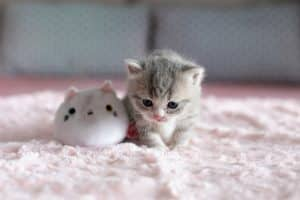
#> input picture testing_tutorials/Photos/cat.jpg, 300 x 200 px
$ python contours.py
#> lines starting #> are read from the running program, lines starting #| are printed output that depends on the picture; after the words box and inside, x2 and y2 are one past the last pixel; in counts of white or black regions, pixels touching at a corner belong together
import cv2 as cv
import numpy as np

img = cv.imread('Photos/cat.jpg')
#> img is the input picture: shape (200, 300, 3); mean B, G, R 161.9, 157.9, 164.9
cv.imshow('Cats', img)

blank = np.zeros(img.shape, dtype='uint8')
cv.imshow('Blank', blank)

gray = cv.cvtColor(img, cv.COLOR_BGR2GRAY)
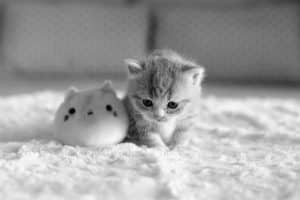
#> gray: shape (200, 300); min 0, max 254, mean 160.4
cv.imshow('Gray', gray)

blur = cv.GaussianBlur(gray, (5,5), cv.BORDER_DEFAULT)
cv.imshow('Blur', blur)

canny = cv.Canny(blur, 100, 175)
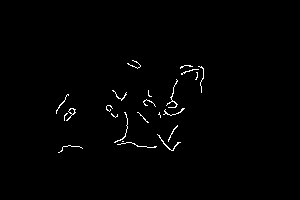
#> canny: shape (200, 300); 0.97% white in thin lines or dots, all inside (x1, y1, x2, y2) = (56, 60, 204, 153)
cv.imshow('Canny Edges', canny)

ret, thresh = cv.threshold(gray, 175, 255, cv.THRESH_BINARY)
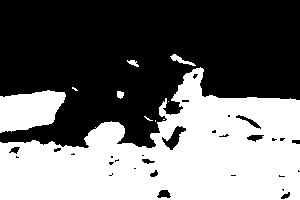
#> thresh: shape (200, 300); 43.1% white; 10 white regions (5 under 20 px)
cv.imshow('Thresh', thresh)

#contours
contours, hierarchies = cv.findContours(thresh, cv.RETR_LIST, cv.CHAIN_APPROX_NONE)
#> contours = 38 contours, 21 with area under 20; largest, box (x1, y1, x2, y2) and area: (0, 67, 300, 200) 23879, (0, 90, 66, 133) 1970, (161, 125, 187, 151) 260, (235, 114, 262, 130) 115, (156, 189, 172, 199) 96
print(f'{len(contours)} contour(s) found')
#| 38 contour(s) found

cv.drawContours(blank, contours, -1, (0,0,255), 1)
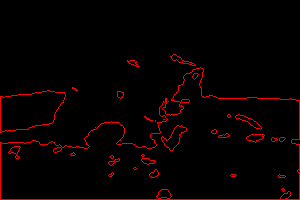
#> blank: shape (200, 300, 3); mean of channels 0, 1, 2 0, 0, 7.7; drawn as B, G, R
cv.imshow('Contours Drawn', blank)


cv.waitKey(0)

$ run again, with testing_tutorials/Photos/Gardengnome_face.jpg copied over testing_tutorials/Photos/cat.jpg
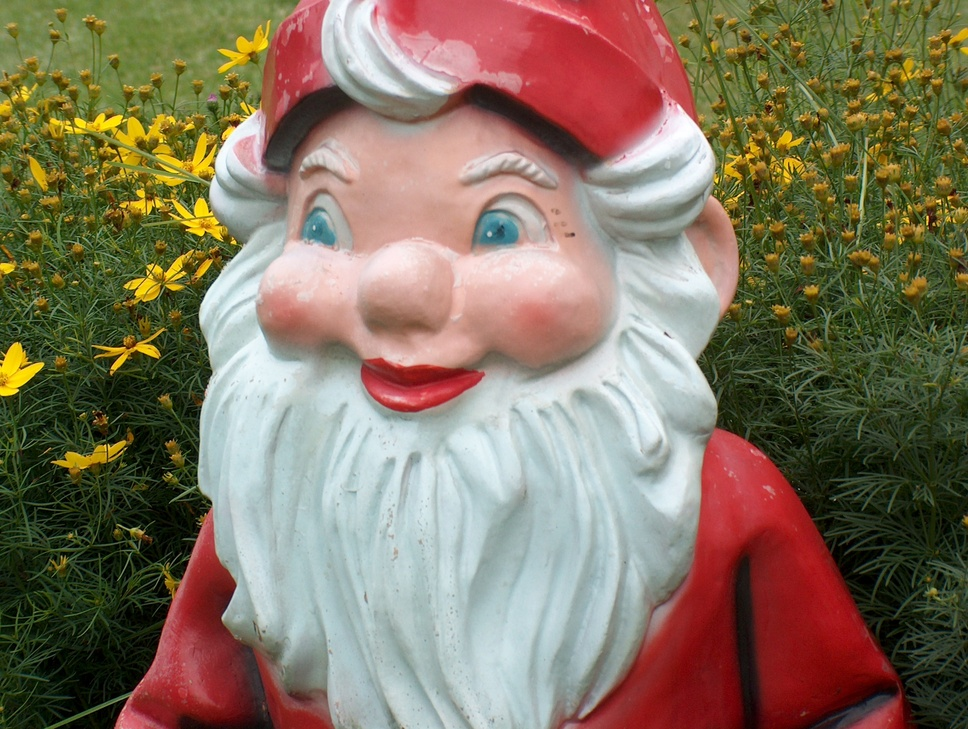
#> input picture testing_tutorials/Photos/Gardengnome_face.jpg, 968 x 729 px, shrunk from 2272 x 1712 before the run
#> img is the input picture: shape (729, 968, 3); mean B, G, R 96, 116.1, 130.7
#> canny: shape (729, 968); 1.5% white in thin lines or dots
#> `ret, thresh = cv.threshold(gray, 175, 255, cv.THRESH_BINARY)`:
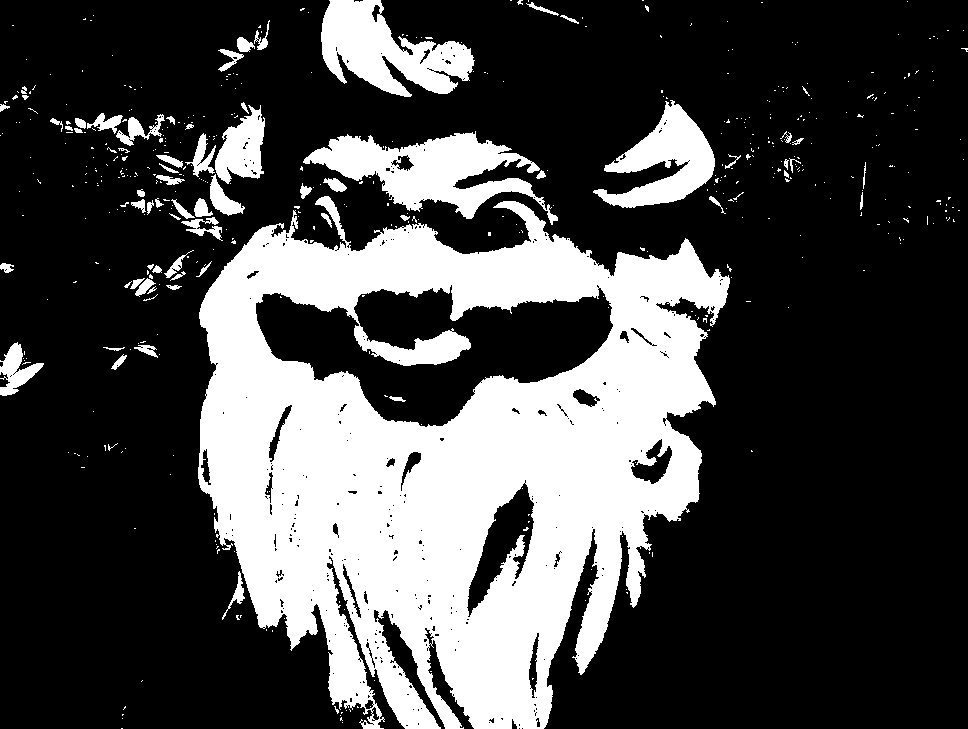
#> thresh: shape (729, 968); 28% white; 494 white regions (427 under 20 px)
#> contours = 913 contours, 818 with area under 20; largest, box (x1, y1, x2, y2) and area: (198, 196, 730, 729) 194066, (255, 284, 614, 428) 27656, (303, 131, 558, 225) 9658, (321, 0, 475, 97) 8006, (593, 100, 715, 208) 5768
#| 913 contour(s) found
#> `cv.drawContours(blank, contours, -1, (0,0,255), 1)`:
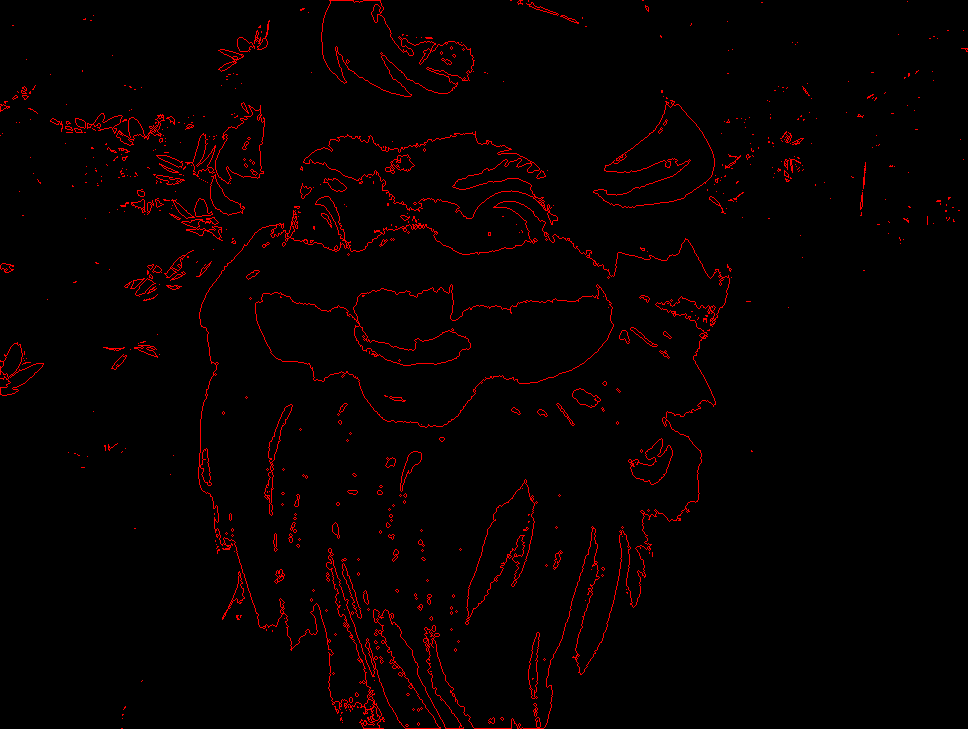
#> blank: shape (729, 968, 3); mean of channels 0, 1, 2 0, 0, 6; drawn as B, G, R

$ run again, with testing_tutorials/Photos/Group.jpg copied over testing_tutorials/Photos/cat.jpg
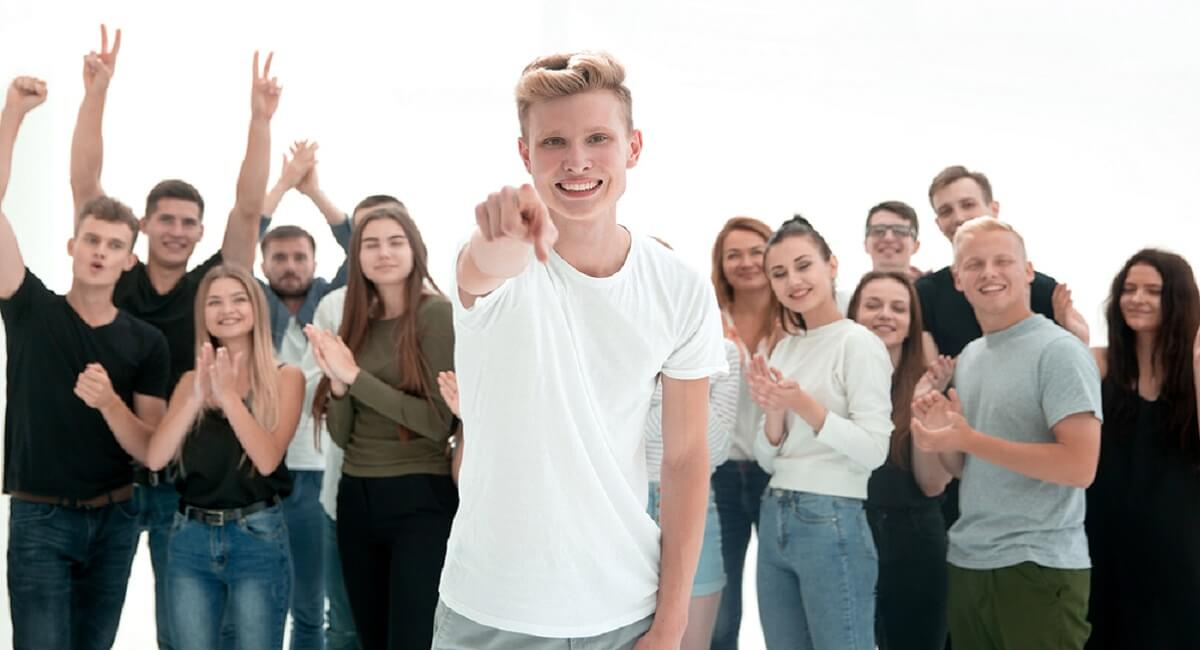
#> input picture testing_tutorials/Photos/Group.jpg, 1200 x 650 px
#> img is the input picture: shape (650, 1200, 3); mean B, G, R 159.5, 162.8, 166.5
#> canny: shape (650, 1200); 1.8% white in thin lines or dots
#> `ret, thresh = cv.threshold(gray, 175, 255, cv.THRESH_BINARY)`:
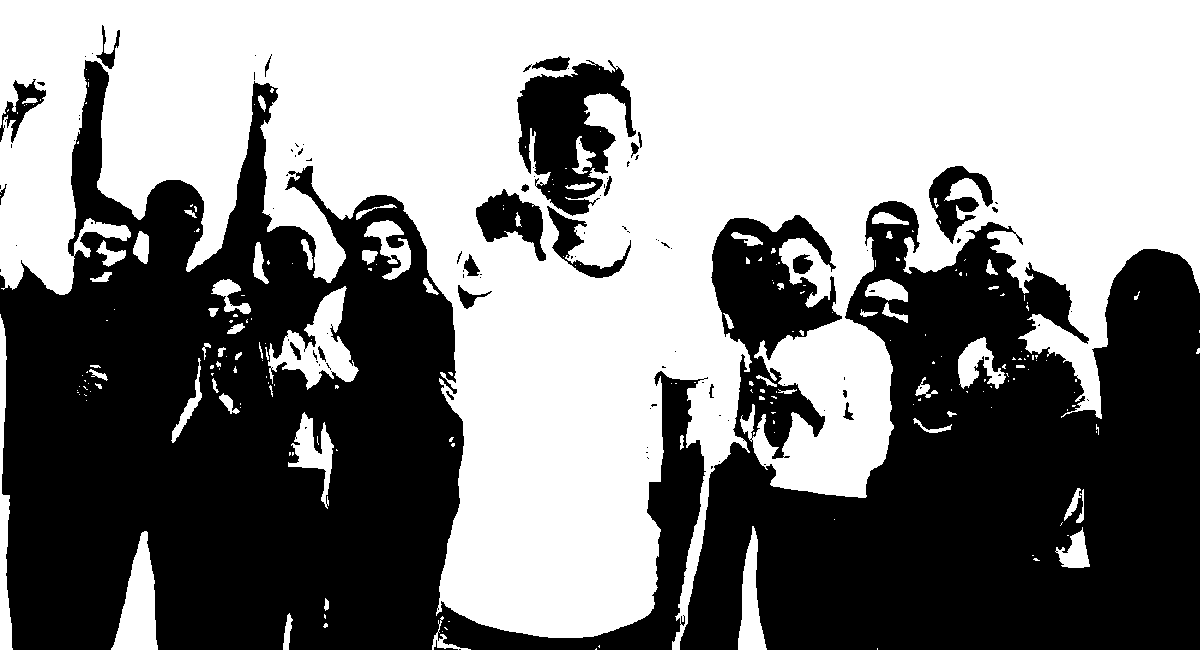
#> thresh: shape (650, 1200); 52.1% white; 105 black regions (76 under 20 px)
#> contours = 355 contours, 271 with area under 20; largest, box (x1, y1, x2, y2) and area: (0, 0, 1200, 650) 397478, (516, 59, 637, 217) 10816, (268, 286, 359, 390) 3729, (111, 531, 158, 650) 2992, (475, 188, 547, 262) 2732
#| 355 contour(s) found
#> `cv.drawContours(blank, contours, -1, (0,0,255), 1)`:
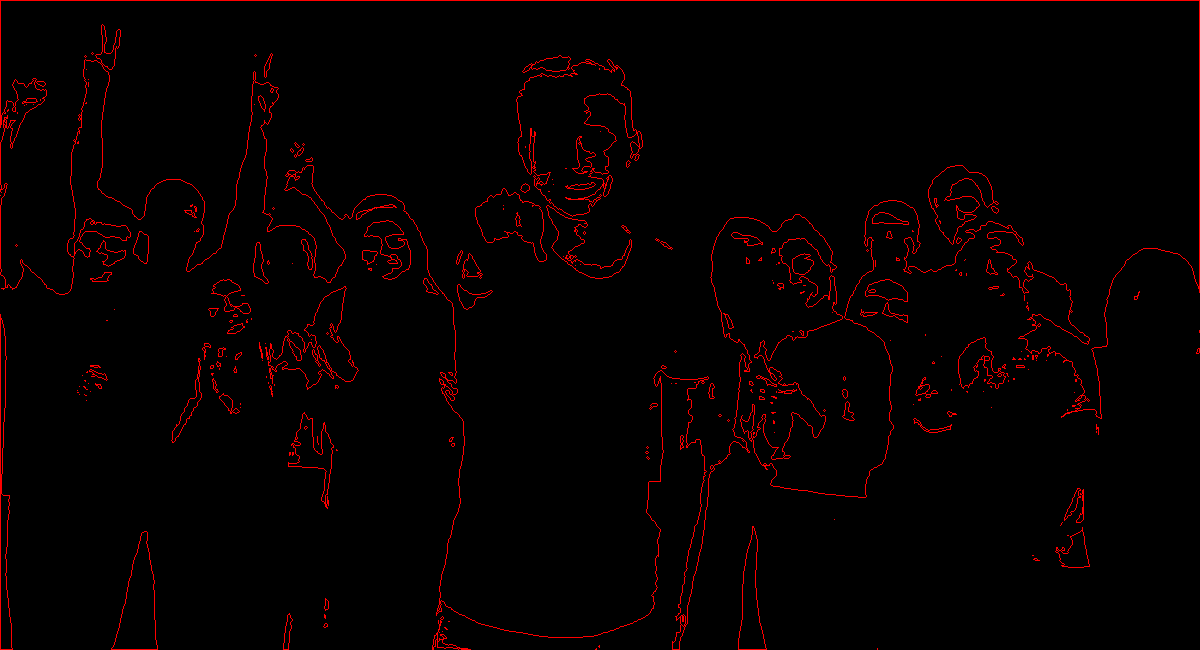
#> blank: shape (650, 1200, 3); mean of channels 0, 1, 2 0, 0, 5.9; drawn as B, G, R
